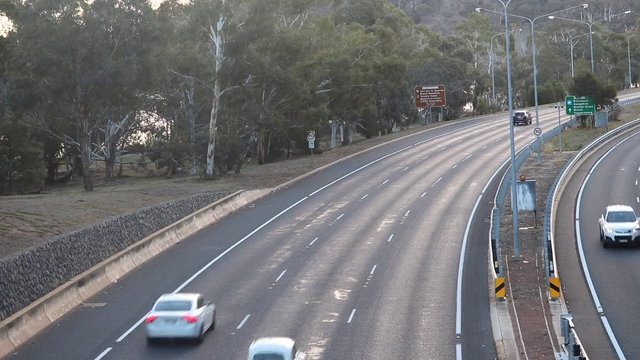
#> input picture frame 117 of car1.mp4, 640 x 360 px
$ jupyter execute vehicles-detection.py.ipynb
#> lines starting #> are read from the running program, lines starting #| are printed output that depends on the picture; after the words box and inside, x2 and y2 are one past the last pixel; in counts of white or black regions, pixels touching at a corner belong together
[cell 1]
#here we import the cv2 module from opencv library
import cv2

[cell 2]
#here we load our trained model which help for detection
car_cascade = cv2.CascadeClassifier('trained_model.xml')

[cell 3]
#here we strated capturing our recorded video of objects(cars)
capture = cv2.VideoCapture('car1.mp4')

[cell 4]
while True:
    ret, frames = capture.read()
#> frames is the input picture: shape (360, 640, 3); mean B, G, R 115.3, 113, 112.7
    gray = cv2.cvtColor(frames, cv2.COLOR_BGR2GRAY)
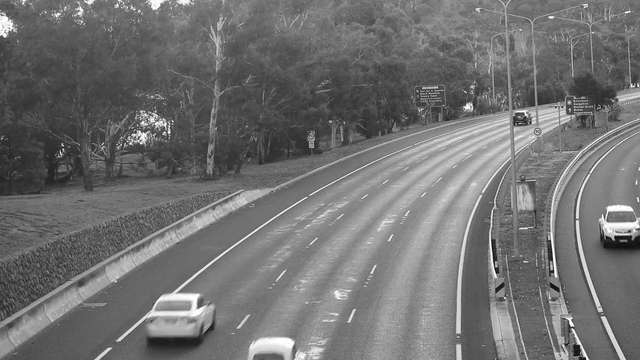
#> gray: shape (360, 640); min 6, max 255, mean 113.2
    cars = car_cascade.detectMultiScale(gray, 1.1, 2)
#> cars = [[500, 95, 39, 39]]
    for (x, y, w, h) in cars:
        cv2.rectangle(frames, (x, y), (x+w, y+h), (0, 0, 255), 2)
#> this loop made 1 pass
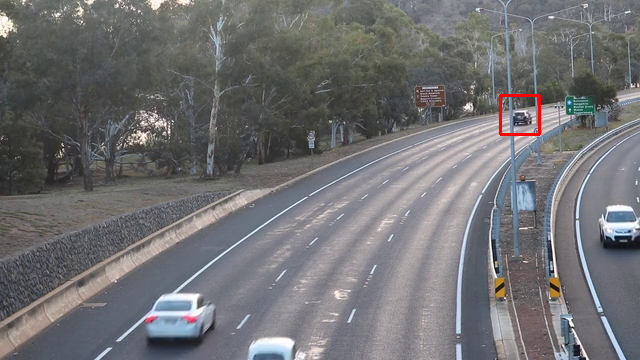
#> frames: shape (360, 640, 3); 0.2% of pixels changed, all inside (x1, y1, x2, y2) = (499, 94, 541, 136)
    cv2.imshow('car_stream', frames )
    if cv2.waitKey(1) == 13:
#> (key Esc is pressed here)
        break

$ run again, starting later in the video
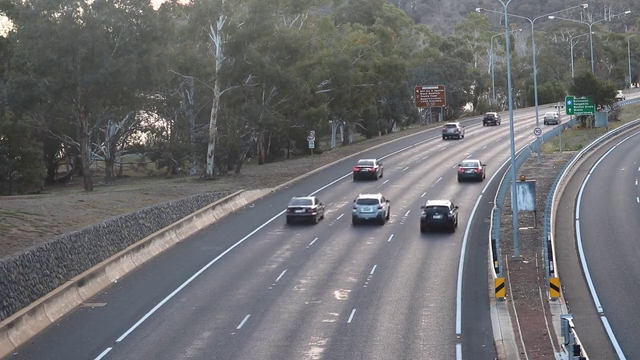
#> input picture frame 527 of car1.mp4, 640 x 360 px
#> frames is the input picture: shape (360, 640, 3); mean B, G, R 110.9, 108.8, 108.9
#> cars = [[476, 104, 29, 29], [432, 110, 42, 42], [445, 147, 48, 48], [341, 144, 50, 50], [270, 181, 60, 60], [336, 182, 62, 62], [404, 187, 65, 65]]
#> the loop `for (x, y, w, h) in cars:` made 7 passes
#> after the loop `for (x, y, w, h) in cars:`:
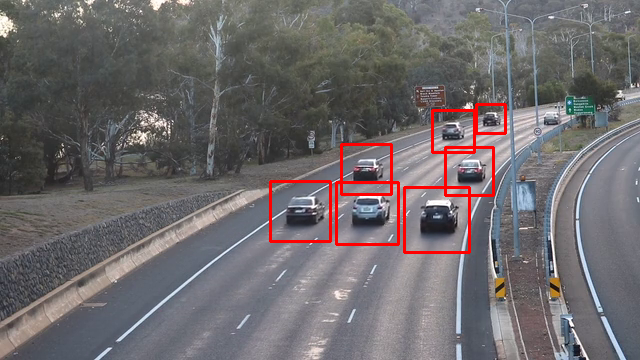
#> frames: shape (360, 640, 3); 1.81% of pixels changed, all inside (x1, y1, x2, y2) = (269, 103, 507, 254)

$ run again, starting later in the video
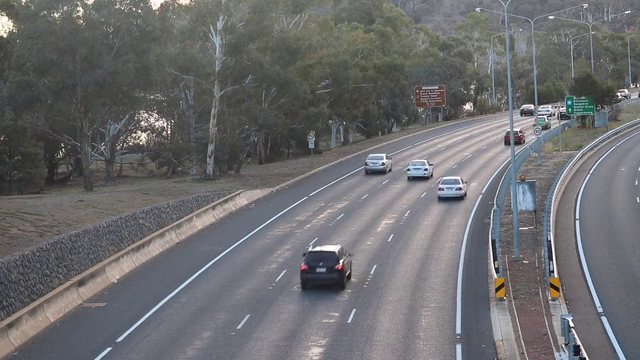
#> input picture frame 938 of car1.mp4, 640 x 360 px
#> frames is the input picture: shape (360, 640, 3); mean B, G, R 110, 108.1, 108.2
#> cars = [[515, 98, 24, 24], [399, 154, 38, 38], [352, 140, 50, 50], [426, 169, 47, 47], [262, 210, 111, 111]]
#> the loop `for (x, y, w, h) in cars:` made 5 passes
#> after the loop `for (x, y, w, h) in cars:`:
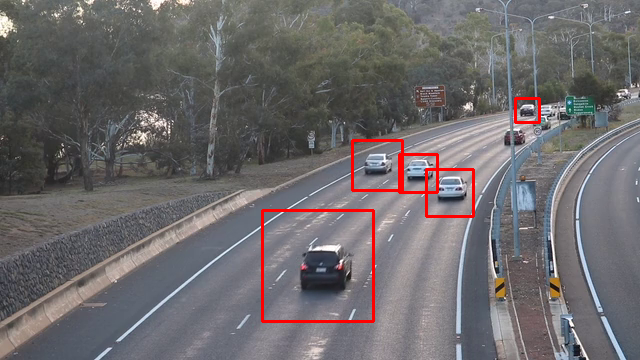
#> frames: shape (360, 640, 3); 1.38% of pixels changed, all inside (x1, y1, x2, y2) = (261, 97, 541, 323)
